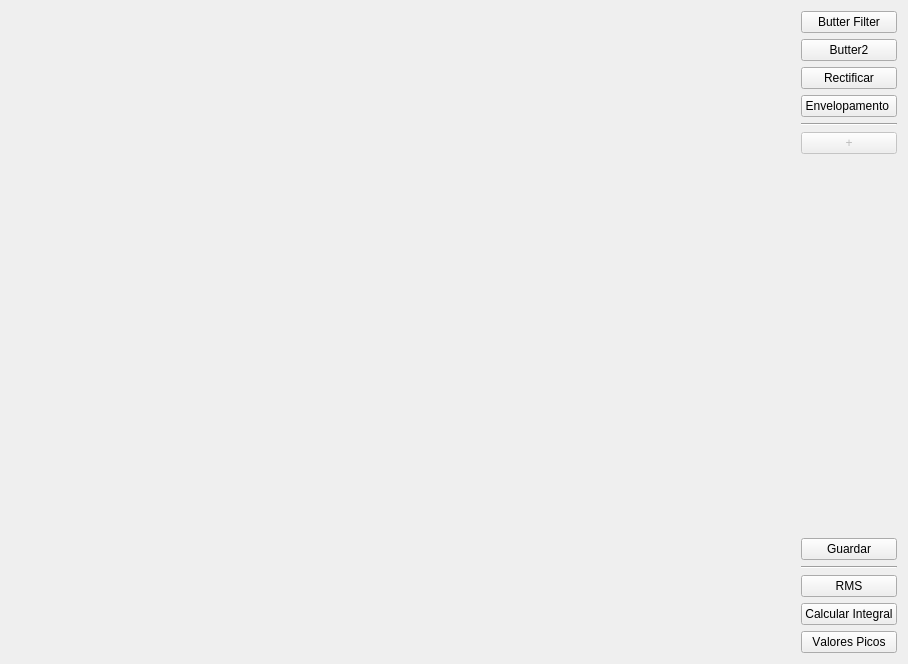
<?xml version="1.0" encoding="UTF-8"?>
<ui version="4.0">
 <class>Form</class>
 <widget class="QWidget" name="Form">
  <property name="enabled">
   <bool>true</bool>
  </property>
  <property name="geometry">
   <rect>
    <x>0</x>
    <y>0</y>
    <width>908</width>
    <height>664</height>
   </rect>
  </property>
  <property name="sizePolicy">
   <sizepolicy hsizetype="Preferred" vsizetype="Preferred">
    <horstretch>0</horstretch>
    <verstretch>0</verstretch>
   </sizepolicy>
  </property>
  <property name="font">
   <font>
    <family>Segoe UI</family>
    <weight>50</weight>
    <italic>false</italic>
    <bold>false</bold>
    <underline>false</underline>
    <stylestrategy>PreferAntialias</stylestrategy>
    <kerning>false</kerning>
   </font>
  </property>
  <property name="windowTitle">
   <string>Form</string>
  </property>
  <layout class="QHBoxLayout" name="horizontalLayout" stretch="10,0">
   <item>
    <widget class="QWidget" name="grafica" native="true"/>
   </item>
   <item>
    <layout class="QVBoxLayout" name="verticalLayout" stretch="0,0,0,0,0,0,0,0,0,0,0,0">
     <property name="spacing">
      <number>6</number>
     </property>
     <item>
      <widget class="QPushButton" name="boton1">
       <property name="maximumSize">
        <size>
         <width>16777215</width>
         <height>16777215</height>
        </size>
       </property>
       <property name="text">
        <string>Butter Filter</string>
       </property>
       <property name="iconSize">
        <size>
         <width>16</width>
         <height>40</height>
        </size>
       </property>
       <property name="autoDefault">
        <bool>false</bool>
       </property>
       <property name="default">
        <bool>false</bool>
       </property>
       <property name="flat">
        <bool>false</bool>
       </property>
      </widget>
     </item>
     <item>
      <widget class="QPushButton" name="pushButton_2">
       <property name="text">
        <string>Butter2</string>
       </property>
      </widget>
     </item>
     <item>
      <widget class="QPushButton" name="pushButton_6">
       <property name="text">
        <string>Rectificar</string>
       </property>
      </widget>
     </item>
     <item>
      <widget class="QPushButton" name="pushButton_7">
       <property name="text">
        <string>Envelopamento </string>
       </property>
      </widget>
     </item>
     <item>
      <widget class="Line" name="line">
       <property name="orientation">
        <enum>Qt::Horizontal</enum>
       </property>
      </widget>
     </item>
     <item>
      <widget class="QPushButton" name="pushButton">
       <property name="enabled">
        <bool>false</bool>
       </property>
       <property name="text">
        <string>+</string>
       </property>
      </widget>
     </item>
     <item>
      <spacer name="verticalSpacer">
       <property name="orientation">
        <enum>Qt::Vertical</enum>
       </property>
       <property name="sizeHint" stdset="0">
        <size>
         <width>20</width>
         <height>40</height>
        </size>
       </property>
      </spacer>
     </item>
     <item>
      <widget class="QPushButton" name="pushButton_5">
       <property name="text">
        <string>Guardar</string>
       </property>
      </widget>
     </item>
     <item>
      <widget class="Line" name="line_2">
       <property name="orientation">
        <enum>Qt::Horizontal</enum>
       </property>
      </widget>
     </item>
     <item>
      <widget class="QPushButton" name="pushButton_3">
       <property name="text">
        <string>RMS</string>
       </property>
      </widget>
     </item>
     <item>
      <widget class="QPushButton" name="pushButton_4">
       <property name="text">
        <string>Calcular Integral</string>
       </property>
      </widget>
     </item>
     <item>
      <widget class="QPushButton" name="pushButtonPicos">
       <property name="text">
        <string>Valores Picos</string>
       </property>
      </widget>
     </item>
    </layout>
   </item>
  </layout>
 </widget>
 <resources/>
 <connections/>
</ui>
